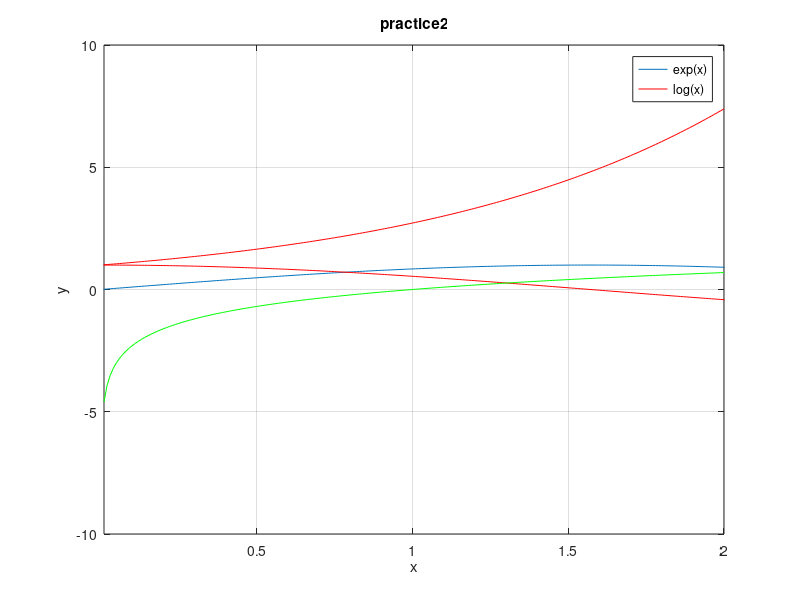

The MATLAB source for this figure: (Note: this script raises an error after producing the figure.)
%% 실습 1
A = [-1 4 16 1 26; 7 8 11 12 -7;
    10 9 5 15 -8; 2 1 6 24 22; 3 0 2 20 13];

B = A(2:4, 2:4);

C = inv(B);

D = B * C;

disp('A:');
disp(A);

disp('B:');
disp(B);

disp('C (Inverse of B):');
disp(C);

disp('D (B x C):');
disp(D);
%% 35p
t = 0:0.01:2*pi;
y = sin(t);
plot(t, y)
grid on
xlabel('t (sec)')
ylabel('y')
title('Test 1')
y1 = cos(t);
hold on
plot(t, y1, 'r')
axis([0 2*pi -1.5 1.5])
legend('sin(t)', 'cos(t)')
%% 실습 2
x = 0.01:0.01:2; 
y = exp(x); 
plot(x, y, 'r')
grid on 
xlabel('x'); 
ylabel('y'); 
title('practice2'); 
z = log(x);
hold on
plot(x, z, 'g')
axis([0.01 2 -10 10]) 
legend('exp(x)', 'log(x)')
%% 실습 3
clear;
clc;
a = 1;
for n = 2:2:20
    a = a*n;
end

%% 실습 4
clear;
clc;
a = rand(20,1);
b = zeros(5, 1);
for n = 1:5
    b(n) = sum(a(4*n-3:4*n));
end
%% 실습 5
clear;
clc;
a = rand(1);
if a>=0.5
    fprintf('high');
elseif a<0.5
    fprintf('low');
end
%% 실습 6
% funtions 파일 참고

%% 실습 7
clc
clear
x = [1 2 3 4 5];
y = fun1(x);
disp(y);

%% 실습 8
clc
clear

x = [1 2 3];
y = func2(x);

disp(y);
%% 실습 9
clc
clear

x = [1 2 3 4 5 6];
y = func3(x);

disp(y);
%% 실습 10
clc
clear

x = [pi/4 -pi/2 pi -pi/3];
y = func4(x);

disp(y);